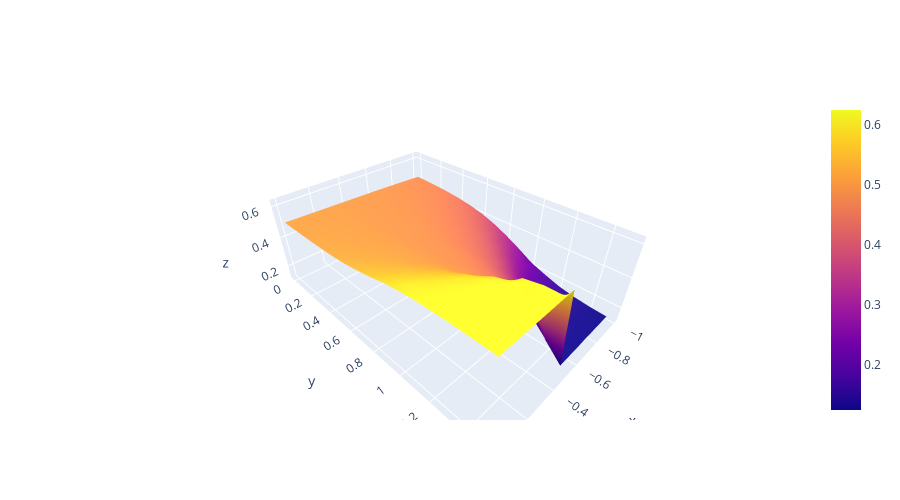

This figure's notebook cell:
### Code cell
qplt.show_compression_ANNNI(myenc, [0], plot3d = True)

### Figure 1 — Plotly figure (JSON) as saved in the notebook; plotly's stock layout.template omitted (floating-point values rounded to 4 significant figures; data arrays with more than 128 entries replaced by an {"elided": "..."} marker saying what was removed)
{"data": [{"type": "surface", "x": [-1, -0.9412, -0.8824, -0.8235, -0.7647, -0.7059, -0.6471, -0.5882, -0.5294, -0.4706, -0.4118, -0.3529, -0.2941, -0.2353, -0.1765, -0.1176, -0.05882, 0], "y": [0, 0.1, 0.2, 0.3, 0.4, 0.5, 0.6, 0.7, 0.8, 0.9, 1, 1.1, 1.2, 1.3, 1.4, 1.5], "z": {"elided": "16x18 float values"}}], "layout": {"height": 500}}
